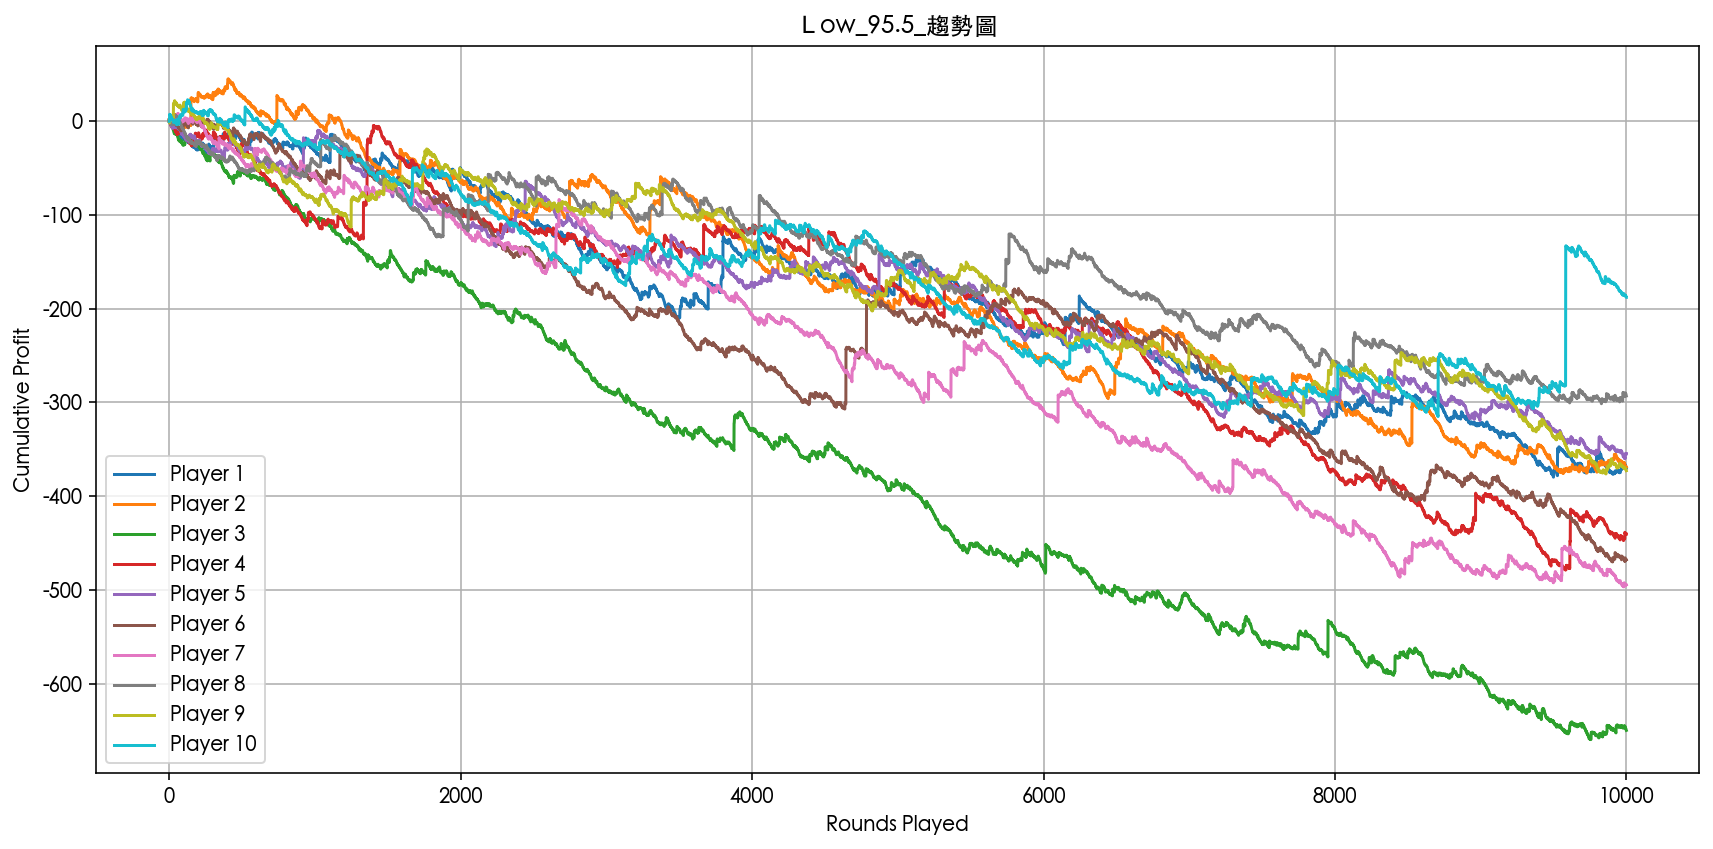

The Python source for this figure:
import numpy as np
import pandas as pd
import matplotlib.pyplot as plt

# ------------------------------
# 遊戲設定參數
# ------------------------------
positions = list(range(17))
probs = [0.0000152587890625, 0.000244140625, 0.0018310546875, 0.008544921875,
         0.02777099609375, 0.066650390625, 0.1221923828125, 0.174560546875,
         0.196380615234375, 0.174560546875, 0.1221923828125, 0.066650390625,
         0.02777099609375, 0.008544921875, 0.0018310546875, 0.000244140625, 0.0000152587890625]

payout_table = {
    0: 60.0, 1: 30.0, 2: 8.0, 3: 2.6, 4: 1.6,
    5: 1.3, 6: 1.0, 7: 0.6, 8: 0.2, 9: 0.6,
    10: 1.0, 11: 1.3, 12: 1.6, 13: 2.6, 14: 8.0,
    15: 30.0, 16: 60.0
}

ball_multipliers = [1, 2, 5]
ball_probs = [0.93, 0.05, 0.02]
rounds_per_player = 10000
num_players = 10
bet_amount = 1

# ------------------------------
# 模擬單一玩家
# ------------------------------
def simulate_player(rng, rounds):
    profit = 0.0
    cumulative_profit = []

    for _ in range(rounds):
        pos = rng.choice(positions, p=probs)
        base_prize = payout_table[pos]
        multiplier = rng.choice(ball_multipliers, p=ball_probs)
        payout = base_prize * multiplier
        profit += payout - bet_amount
        cumulative_profit.append(profit)

    return cumulative_profit

# ------------------------------
# 模擬全部玩家並收集結果
# ------------------------------
rng = np.random.default_rng(42)
all_players_profits = []

for i in range(num_players):
    profits = simulate_player(rng, rounds_per_player)
    all_players_profits.append(profits)

# ------------------------------
# 畫出趨勢圖
# ------------------------------
plt.figure(figsize=(12, 6))
for i, profits in enumerate(all_players_profits):
    plt.plot(profits, label=f"Player {i+1}")
plt.title("Low_95.5_趨勢圖")
plt.xlabel("Rounds Played")
plt.ylabel("Cumulative Profit")
plt.legend()
plt.grid(True)
plt.tight_layout()
plt.show()
